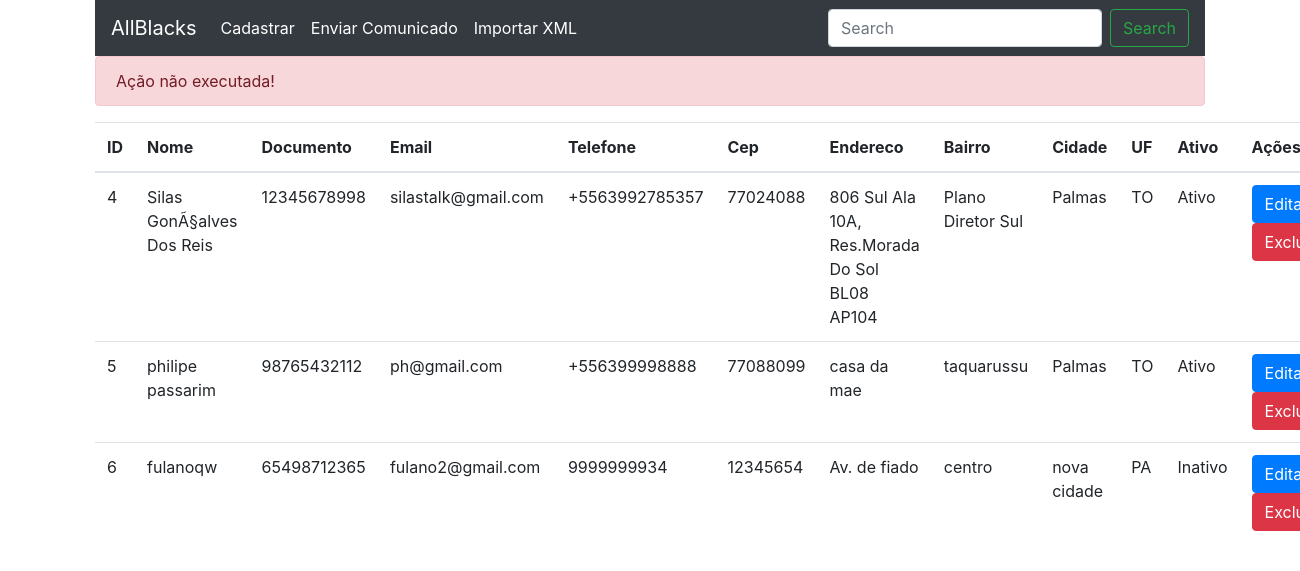
The page /index.php?status=error on the database its author committed.
### tables this page shows
CREATE TABLE IF NOT EXISTS `torcedores` (
  `id` int(11) NOT NULL AUTO_INCREMENT,
  `nome` varchar(100) NOT NULL,
  `documento` varchar(11) NOT NULL,
  `email` varchar(50) DEFAULT NULL,
  `telefone` varchar(15) DEFAULT NULL,
  `cep` varchar(9) NOT NULL,
  `endereco` varchar(100) NOT NULL,
  `bairro` varchar(50) NOT NULL,
  `cidade` varchar(50) NOT NULL,
  `uf` varchar(2) NOT NULL,
  `ativo` enum('1','') DEFAULT NULL,
  PRIMARY KEY (`id`)
);

### index.php (called while the page is built, shortened)
<?php
$torcedores = Torcedor::getTorcedores();
include __DIR__.'/includes/header.php';
include __DIR__.'/includes/list.php';
include __DIR__.'/includes/footer.php';

### app/Db/Database.php (called while the page is built, shortened)
<?php
class Database{
    private $table;
    private $connection;
    public function __construct($table = null)
    {
        $this->table = $table;
    }
    private function setConnection(){
        try{
            $this->connection = new PDO('mysql:host='.self::HOST.';dbname='.self::DBNAME,self::USER,self::PASSWORD);
            $this->connection->setAttribute(PDO::ATTR_ERRMODE, PDO::ERRMODE_EXCEPTION);
        }catch(PDOException $e){
            die('ERROR: '.$e->getMessage());
        }
    }
    public function execute($query, $params = []){
        try{
            $statement = $this->connection->prepare($query);
            $statement->execute($params);
            return $statement;
        }catch(PDOException $e){
            die('ERROR: '.$e->getMessage());
        }
    }
    public function select($where = null, $order = null, $limit = null, $fields = '*'){
        $where = strlen($where) ? 'WHERE '.$where : '';
        $order = strlen($order) ? 'ORDER BY '.$order : '';
        $limit = strlen($limit) ? 'LIMIT '.$limit : '';
        $query = 'SELECT '.$fields.' FROM '.$this->table.' '.$where.' '.$order.' '.$limit;
        return $this->execute($query);
    }
}

### app/Entity/Torcedor.php (called while the page is built, shortened)
<?php
class Torcedor{
    public static function getTorcedores($where = null, $order = null, $limit = null){
        return (new Database('torcedores'))->select($where, $order, $limit)
                                            ->fetchAll(PDO::FETCH_CLASS, self::class);
    }
}

### includes/list.php (the view, shortened to what this page needs)
<?php
$messagem = '';
if (isset($_GET['status'])) {
    switch ($_GET['status']) {
        case 'error':
            $messagem = '<div class="alert alert-danger">Ação não executada!</div>';
            break;
    }
}
$resultados = '';
foreach($torcedores as $torcedor){
    $resultados .= '<tr>
                        <td>'.$torcedor->id.'</td>
                        <td>'.$torcedor->nome.'</td>
                        <td>'.$torcedor->documento.'</td>
                        <td>'.$torcedor->email.'</td>
                        <td>'.$torcedor->telefone.'</td>
                        <td>'.$torcedor->cep.'</td>
                        <td>'.$torcedor->endereco.'</td>
                        <td>'.$torcedor->bairro.'</td>
                        <td>'.$torcedor->cidade.'</td>
                        <td>'.$torcedor->uf.'</td>
                        <td>'.($torcedor->ativo == 1 ? 'Ativo' : 'Inativo').'</td>
                        <td>
                            <a href="editar.php?id='.$torcedor->id.'">
                                <button type="button" class="btn btn-primary">Editar</button>
                            </a>
                            <a href="excluir.php?id='.$torcedor->id.'">
                                <button type="button" class="btn btn-danger">Excluir</button>
                            </a>
                        </td>
                    </tr>';
}
?>
<main>
<?=$messagem ?>
    <section>
        <table class="table mt-2">
            <thead>
                <tr>
                    <th>ID</th>
                    <th>Nome</th>
                    <th>Documento</th>
                    <th>Email</th>
                    <th>Telefone</th>
                    <th>Cep</th>
                    <th>Endereco</th>
                    <th>Bairro</th>
                    <th>Cidade</th>
                    <th>UF</th>
                    <th>Ativo</th>
                    <th>Ações</th>
                </tr>
            </thead>
            <tbody>
                <?=$resultados?>
            </tbody>
    </section>
</main>

### rows shown on the page
torcedores: id "4", nome "Silas GonÃ§alves Dos Reis", documento "12345678998", email "silastalk@gmail.com", telefone "+5563992785357", cep "77024088", endereco "806 Sul Ala 10A, Res.Morada Do Sol BL08 AP104", bairro "Plano Diretor Sul", cidade "Palmas", uf "TO", ativo "Ativo"
torcedores: id "5", nome "philipe passarim", documento "98765432112", email "ph@gmail.com", telefone "+556399998888", cep "77088099", endereco "casa da mae", bairro "taquarussu", cidade "Palmas", uf "TO", ativo "Ativo"
torcedores: id "6", nome "fulanoqw", documento "65498712365", email "fulano2@gmail.com", telefone "9999999934", cep "12345654", endereco "Av. de fiado", bairro "centro", cidade "nova cidade", uf "PA", ativo "Inativo"
